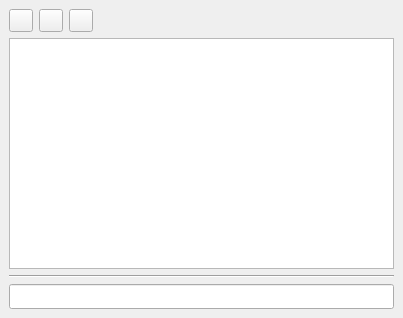
<?xml version="1.0" encoding="UTF-8"?>
<ui version="4.0">
 <class>slm_clientWindow</class>
 <widget class="QMainWindow" name="slm_clientWindow">
  <property name="geometry">
   <rect>
    <x>0</x>
    <y>0</y>
    <width>403</width>
    <height>318</height>
   </rect>
  </property>
  <property name="font">
   <font>
    <family>Sans Serif</family>
   </font>
  </property>
  <property name="focusPolicy">
   <enum>Qt::StrongFocus</enum>
  </property>
  <property name="windowTitle">
   <string>MainWindow</string>
  </property>
  <property name="windowIcon">
   <iconset resource="../resources/slm_resources.qrc">
    <normaloff>:/icons/SLM_Logo</normaloff>:/icons/SLM_Logo</iconset>
  </property>
  <widget class="QWidget" name="centralwidget">
   <layout class="QVBoxLayout" name="verticalLayout">
    <item>
     <layout class="QHBoxLayout" name="horizontalLayout">
      <item>
       <widget class="QToolButton" name="sendFileButton">
        <property name="toolTip">
         <string>Send File to Buddy Securely</string>
        </property>
        <property name="text">
         <string/>
        </property>
        <property name="icon">
         <iconset resource="../resources/slm_resources.qrc">
          <normaloff>:/icons/sendFile</normaloff>:/icons/sendFile</iconset>
        </property>
       </widget>
      </item>
      <item>
       <widget class="QToolButton" name="saveConversationButton">
        <property name="toolTip">
         <string>Save Conversation to a Text File</string>
        </property>
        <property name="text">
         <string/>
        </property>
        <property name="icon">
         <iconset resource="../resources/slm_resources.qrc">
          <normaloff>:/icons/saveConversation</normaloff>:/icons/saveConversation</iconset>
        </property>
       </widget>
      </item>
      <item>
       <widget class="QToolButton" name="clearButton">
        <property name="toolTip">
         <string>Clear Incoming Text Area</string>
        </property>
        <property name="text">
         <string/>
        </property>
        <property name="icon">
         <iconset resource="../resources/slm_resources.qrc">
          <normaloff>:/icons/cleearIcon</normaloff>:/icons/cleearIcon</iconset>
        </property>
       </widget>
      </item>
      <item>
       <spacer name="horizontalSpacer">
        <property name="orientation">
         <enum>Qt::Horizontal</enum>
        </property>
        <property name="sizeHint" stdset="0">
         <size>
          <width>40</width>
          <height>20</height>
         </size>
        </property>
       </spacer>
      </item>
     </layout>
    </item>
    <item>
     <widget class="QTextEdit" name="slm_clientIncomingTextArea">
      <property name="font">
       <font>
        <family>Sans Serif</family>
       </font>
      </property>
      <property name="locale">
       <locale language="Turkish" country="Turkey"/>
      </property>
      <property name="readOnly">
       <bool>true</bool>
      </property>
     </widget>
    </item>
    <item>
     <widget class="Line" name="line">
      <property name="orientation">
       <enum>Qt::Horizontal</enum>
      </property>
     </widget>
    </item>
    <item>
     <widget class="QLineEdit" name="slm_client_outgoingTextArea">
      <property name="locale">
       <locale language="Turkish" country="Turkey"/>
      </property>
     </widget>
    </item>
   </layout>
  </widget>
 </widget>
 <tabstops>
  <tabstop>slm_client_outgoingTextArea</tabstop>
  <tabstop>slm_clientIncomingTextArea</tabstop>
 </tabstops>
 <resources>
  <include location="../resources/slm_resources.qrc"/>
 </resources>
 <connections/>
</ui>
